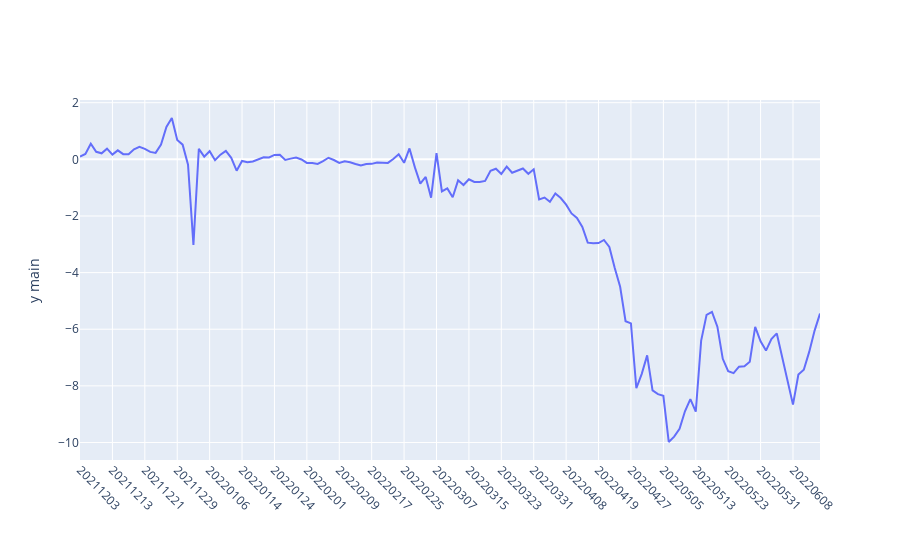

Notebook code cell kept with this figure:
### Code cell
df = run_analysis('n')
display.display(df.tail(20))
display.display(pu.plotly_plot(df.iloc[0:-10][['Time','nf_tg_mmbtu']],x_column='Time'))

### Figure 1 — Plotly figure (JSON) as saved in the notebook; plotly's stock layout.template omitted (floating-point values rounded to 4 significant figures; data arrays with more than 128 entries replaced by an {"elided": "..."} marker saying what was removed)
{"data": [{"name": "nf_tg_mmbtu", "opacity": 1, "type": "scatter", "x": {"elided": "138 int values"}, "y": {"elided": "138 float values"}, "yaxis": "y"}], "layout": {"autosize": true, "hovermode": "x", "margin": {"b": 100}, "modebar": {"bgcolor": "grey", "orientation": "v"}, "spikedistance": 1000, "title": {"x": 0.5, "xanchor": "center", "y": 0.9, "yanchor": "top"}, "xaxis": {"showspikes": true, "spikedash": "solid", "spikemode": "toaxis+across", "spikethickness": 1, "tickangle": 45, "ticktext": [20211203, 20211213, 20211221, 20211229, 20220106, 20220114, 20220124, 20220201, 20220209, 20220217, 20220225, 20220307, 20220315, 20220323, 20220331, 20220408, 20220419, 20220427, 20220505, 20220513, 20220523, 20220531, 20220608], "tickvals": [20211203, 20211213, 20211221, 20211229, 20220106, 20220114, 20220124, 20220201, 20220209, 20220217, 20220225, 20220307, 20220315, 20220323, 20220331, 20220408, 20220419, 20220427, 20220505, 20220513, 20220523, 20220531, 20220608], "type": "category"}, "yaxis": {"showspikes": true, "spikedash": "solid", "spikemode": "toaxis+across", "spikethickness": 1, "title": {"text": "y main"}}, "yaxis2": {"overlaying": "y", "side": "right", "title": {"text": "y alt"}}}}
